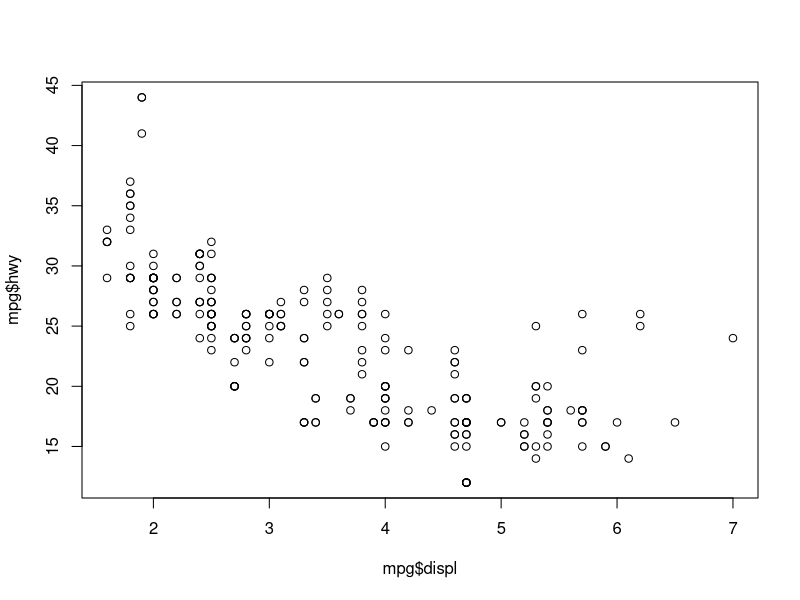
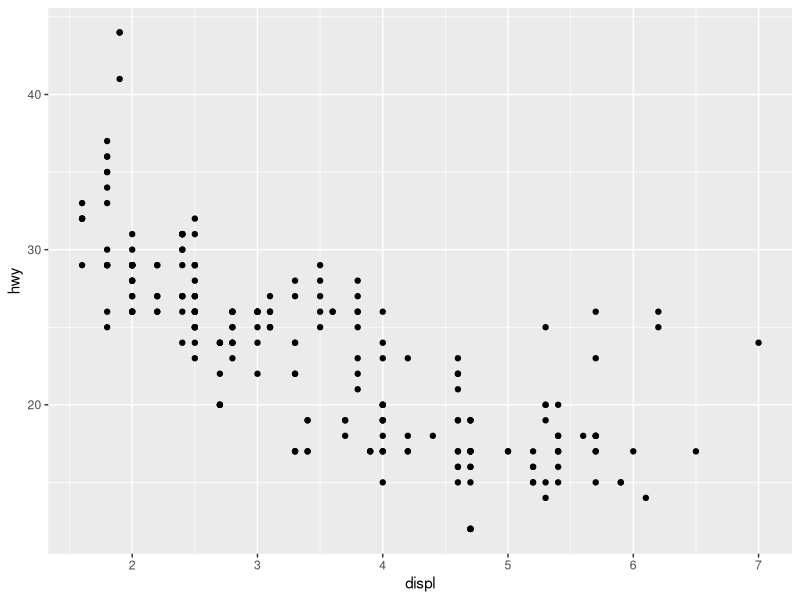
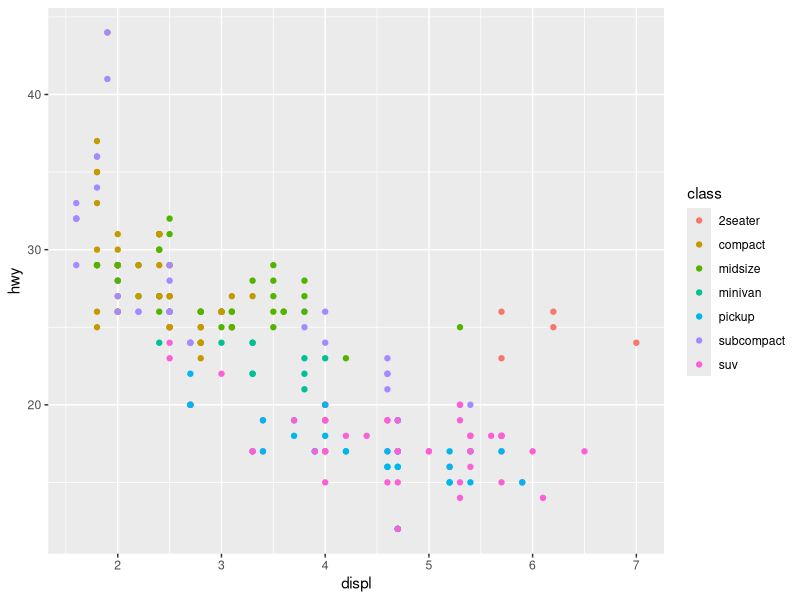
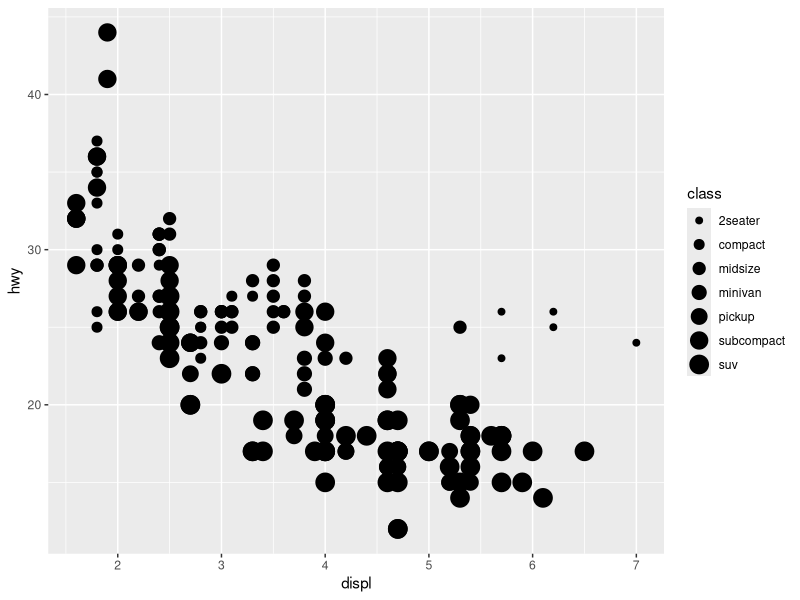
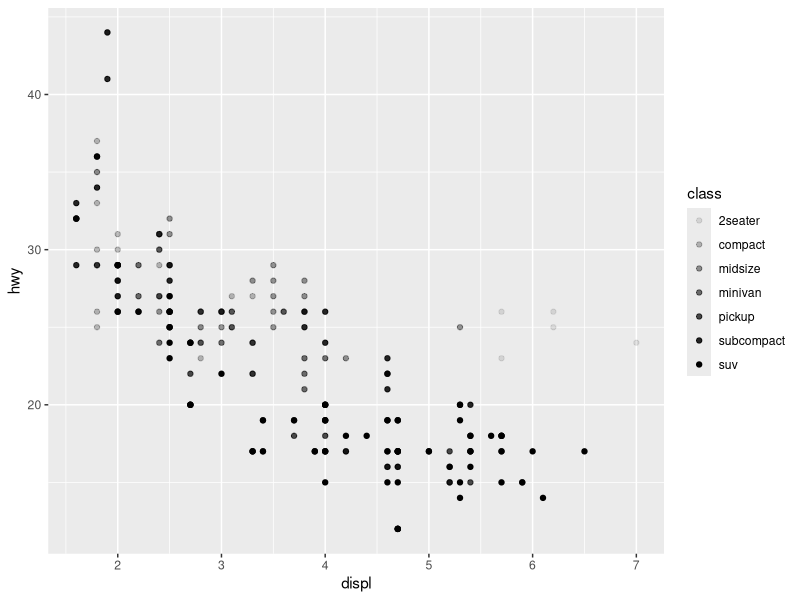
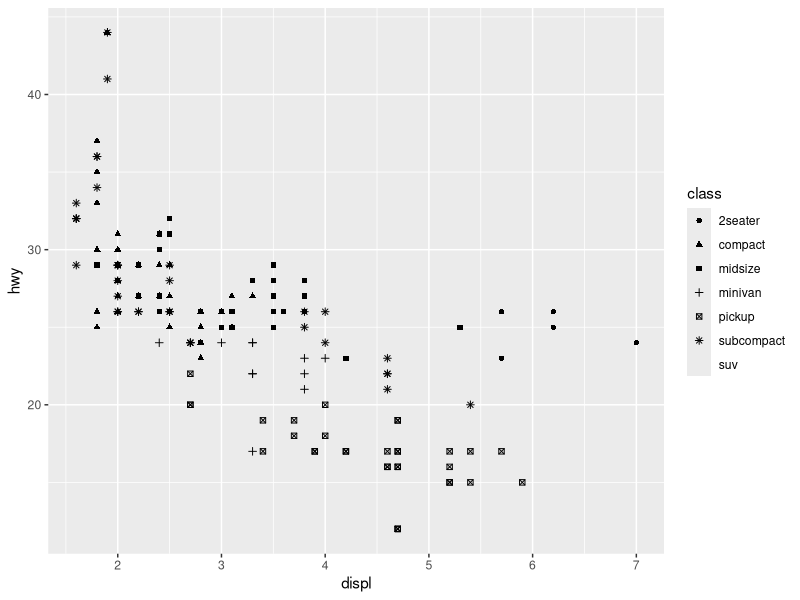
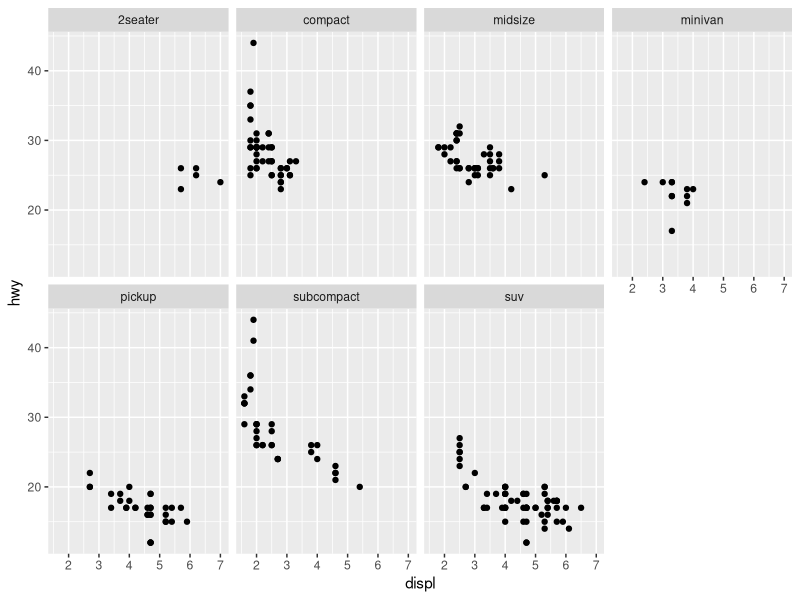
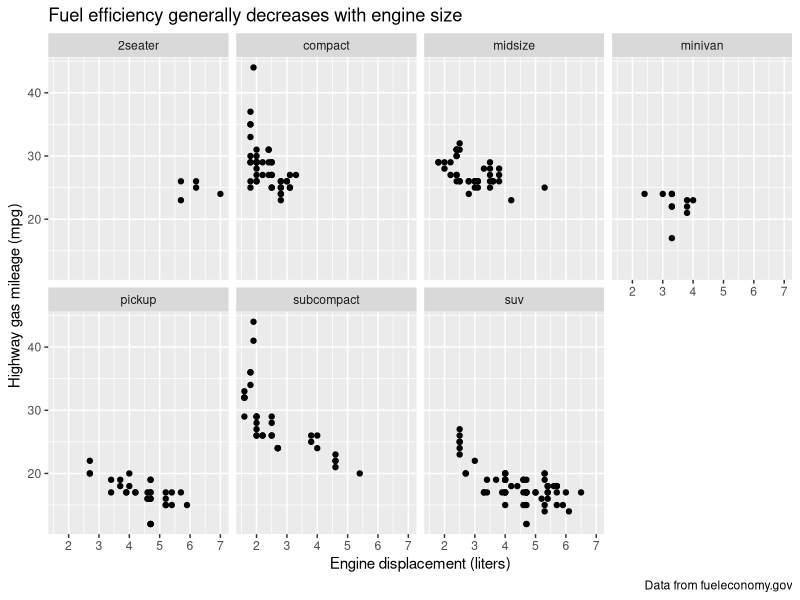

Here is the R script that generated these plots, in order:
library(tidyverse)
library(ggplot2)

# Goals:
# 1) Understand grammar of gprahiocs using ggplot2
# 2) Make a scatterplot that encodes two to three variables
# 3) Learn about faceting: stratifying a basic plot by a third variable

# Loading a data set
data(mpg)

# To see first few lines of the data set
# Every row is a car, the columns is a feature of that car 
head(mpg)

# Basic R plotting command: plot(dataset$x, dataset$y)
plot(mpg$displ, mpg$hwy)

# Pros: simple syntax 
# Cons: not pretty and hard to do complex things

# Use ggplot2 instead.
# Pros: much easier to make complex and beautiful graphs
# Cons: commands are not simple

# Basic structure for all stats graph
# A graphic is a mapping of data variables to
# aesthetic attributes of geometric objects
# all ggplot2 graphs have these three elements
# - a data set (data)
# - a geometry (geom)
# - an aesthetic mapping (aes)

# Below: creating a ggplot with the grammar of graphics
# First layer tells ggplot where to look for variables (data)
# Second layer makes aesthetic mapping (aes) from:
# - data variable displ to aesthetic property x (horizon)
# - data variable hwy to aes property y (vertical)
# It then displays the data in a scatter plot (geom_point)
ggplot(data = mpg)+
  geom_point(mapping = aes(x = displ, y = hwy))

#######
# aes is more complicated with > 2 variables
#######

# here we vary map class to point color
ggplot(data = mpg)+
  geom_point(mapping = aes(x = displ, y = hwy, color = class))

# Lots of options for point properties that can be changed.
# Some aes mappings are more effective than others
# I.E. compare the following with our use of color above...

# size of point
ggplot(data = mpg)+
  geom_point(mapping = aes(x = displ, y = hwy, size = class))
# we get a warning

# transparency
ggplot(data = mpg)+
  geom_point(mapping = aes(x = displ, y = hwy, alpha = class))
# we get a warning

# point shape
ggplot(data = mpg)+
  geom_point(mapping = aes(x = displ, y = hwy, shape = class))
# we get a warning 

######
# facets
######

# Here we stratify a scatter plot by some third variable (in this example class)
# this is a more succcesful way to show this info than color 

# facet_wrap is dded as a third layer to the plot
ggplot(data = mpg)+
  geom_point(mapping = aes(x = displ, y = hwy,)) +
  facet_wrap(~ class, nrow = 2)

# Now adding our own title. caption and axis labels with labs()
# here labs() is the 4th layer added to the previous plot
ggplot(data = mpg)+
  geom_point(mapping = aes(x = displ, y = hwy,)) +
  facet_wrap(~ class, nrow = 2) +
  labs(
    title = "Fuel efficiency generally decreases with engine size",
    caption = "Data from fueleconomy.gov",
    x="Engine displacement (liters)",
    y="Highway gas mileage (mpg)"
  )

######
# MIsc notes
######

# 1) you can save a ggplot as an R object
# try this
p1 = ggplot(data = mpg)+
  geom_point(mapping = aes(x = displ, y = hwy,))

# Now add facet layer to p1
p1 + facet_wrap(~ class, nrow = 2)
p1 + facet_wrap(~ class, nrow = 1)

# 2) You can manually set an aes property by
# placing it _outside_ the aes() command.
ggplot(data = mpg)+
  geom_point(mapping = aes(x = displ, y = hwy), color = "blue")
